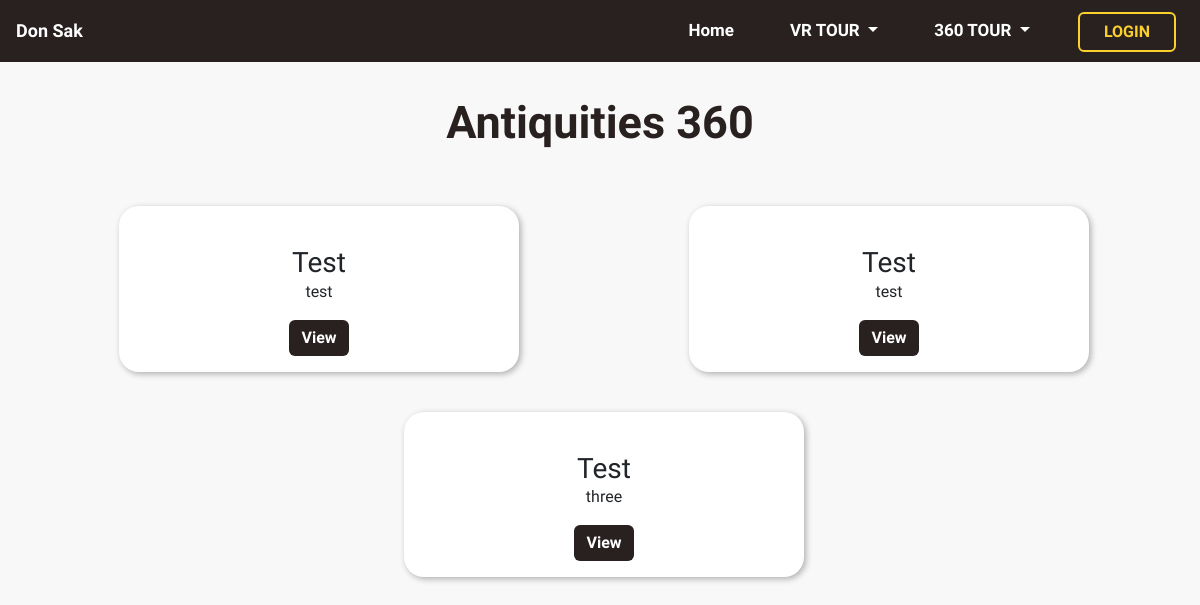
Page /UserPage/360antiq.php on the committed database.
### tables this page shows
CREATE TABLE `antiques360` (
  `Antiques360` int(5) NOT NULL,
  `name` varchar(100) NOT NULL,
  `url` varchar(100) NOT NULL,
  `drescription` varchar(200) NOT NULL
);

### UserPage/360antiq.php (the view, shortened to what this page needs)
<?php
include('../connection.php');
?>
<!doctype html>
<html lang="en">
<head>
    <link href="https://cdn.jsdelivr.net/npm/bootstrap@5.2.0-beta1/dist/css/bootstrap.min.css" rel="stylesheet">
    <link rel="stylesheet" href="antique.css">
    <link rel="stylesheet" href="../boostrap/tour.css">
</head>
<body>
    <nav class="navbar fixed-top navbar-expand-lg " id="navbar" style="background-color: #282120;">
        <div class="container-fluid px-3">
            <a class="navbar-brand textLogo" href="index.php">Don Sak</a>
            <div class="collapse navbar-collapse " id="navbarSupportedContent">
                <ul class="navbar-nav ms-auto">
                    <li class="nav-item navMenu">
                        <a class="nav-link linkMenu" aria-current="page" href="index.php">Home</a>
                    </li>
                    <li class="nav-item dropdown navMenu ">
                        <a class="nav-link  linkMenu dropdown-toggle " href="#" role="button" data-bs-toggle="dropdown" aria-expanded="false">
                            VR TOUR
                        </a>
                    </li>
                    <li class="nav-item dropdown navMenu">
                        <a class="nav-link linkMenu dropdown-toggle " href="#" role="button" data-bs-toggle="dropdown" aria-expanded="false">
                            360 TOUR
                        </a>
                    </li>
                    <li class="nav-item pe-2">
                        <a href="../login.php"><button type="button" class="btn mt-1 px-4 btMenu ">LOGIN</button></a>
                    </li>
                </ul>
            </div>
        </div>
    </nav>
    <div class="mt-5 py-auto">
        <div class="container  ">
            <div class=" text-center h2 " role="alert">
                <p class="pt-5 fw-bold text-head ">Antiquities 360</p>
            </div>
        </div>
    </div>
    <div class="container">
        <div class="row">
            <?php
            $query = mysqli_query($conn, "SELECT * FROM antiques360");
            while ($result = mysqli_fetch_array($query)) {
            ?>
                <div class="container col-xl-6 col-sm-12 col-md-12 col-xxl-4">
                    <main class="grid h-100 ">
                        <article class="ms-5 p-2">
                            <h3 class="card-title mt-2"> <?= $result['name'] ?> </h3>
                            <p class="card-text"> <?= $result['drescription'] ?> </p>
                            <a href="../tourist.php?file360url=<?php echo $result['url']; ?>"><button class="btn btn-primary fw-bold btView mb-2">View</button></a>
                        </article>
                    </main>
                </div>
            <?php } ?>
        </div>
    </div>
</body>
</html>

### UserPage/antique.css (style rules this page uses)
* { margin: 0; padding: 0; box-sizing: border-box; }
body { font-family: 'Kodchasan', sans-serif; background-color: #f8f8f8; }
.navbar-nav .nav-link { color: #fff; }
.navMenu { padding-right: 40px; }
.textLogo { color: #fff; font-weight: bold; font-size: 18px; }
.nav-link { position: relative; color: #fff; font-weight: bold; font-size: 17px; padding: 10px 0; }
.btMenu { border: 2px solid #FAD02C; color: #FAD02C; font-weight: bold; }
.linkMenu::before { content: " "; position: absolute; height: 3px; width: 0; background-color: #FAD02C; bottom: 0; left: 50%; transition: all 0.5s ease; transform: translateX(-50%); }
.text-head { font-size: 45px; color: #282120; }
.btView { border: none; background-color: #282120; }
.grid { position: relative; width: 100%; display: flex; justify-content: center; align-items: center; position: relative; width: 100%; margin: 20px 0px 20px 0; display: grid; grid-template-columns: repeat(3, 0fr); grid-gap: 20px; padding: auto; justify-content: center; align-items: center; }
.grid > article { background: #fff; border: none; box-shadow: 2px 2px 6px 0px rgba(0, 0, 0, 0.3); border-radius: 20px; width: 400px; text-align: center; transition: .3s; }

### tour.css (style rules this page uses)
* { margin: 0; padding: 0; box-sizing: border-box; }
body { margin: 0; padding: 0; }

### rows in the picture
antiques360: name "Test", drescription "test"
antiques360: name "Test", drescription "test"
antiques360: name "Test", drescription "three"
